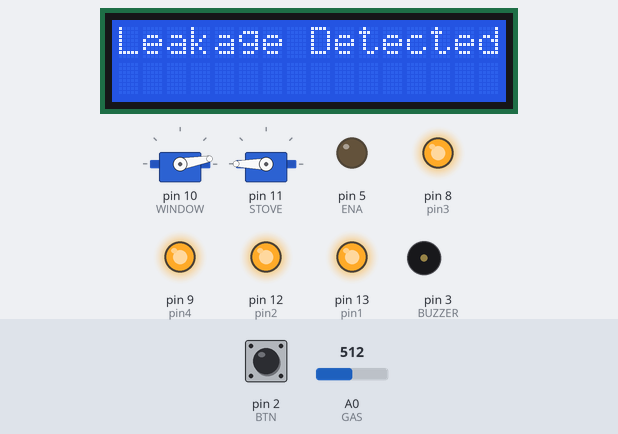
Simulated run of this sketch. Board: Arduino Uno, built with avr-gcc and run on an emulated ATmega328P. On the bench: 2 × servo, 16×2 character LCD, output pins drawn as LEDs (lit = HIGH), buzzer (waves = sounding). The inputs (shaded band) are chosen by the test bench; at power-on: pin 2 (BTN) HIGH, A0 (GAS) = 512. Pins used as bus, display or sensor lines are not drawn.

Above: at 0.15 s.
At 1.2 s:
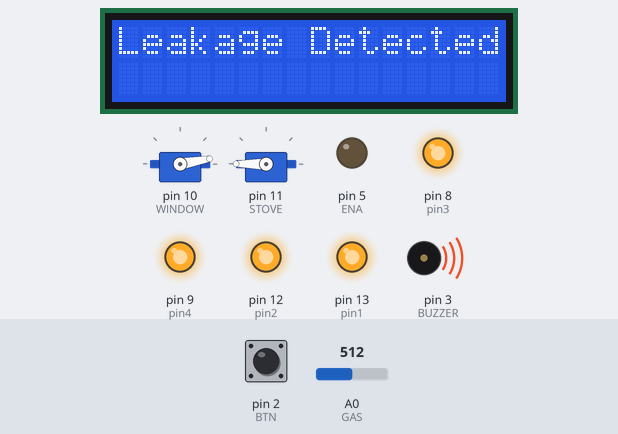
1.3 s: pin 2 (BTN) pulled LOW for 2.95 s
At 2.9 s:
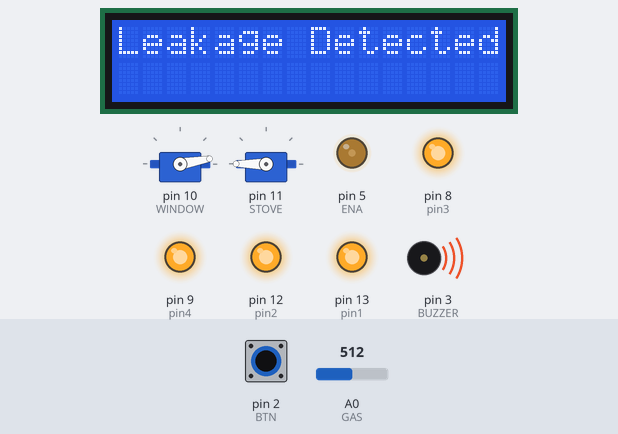
Timing chart, 0 to 11.7 s (numbered marks = the images above; inputs shaded):
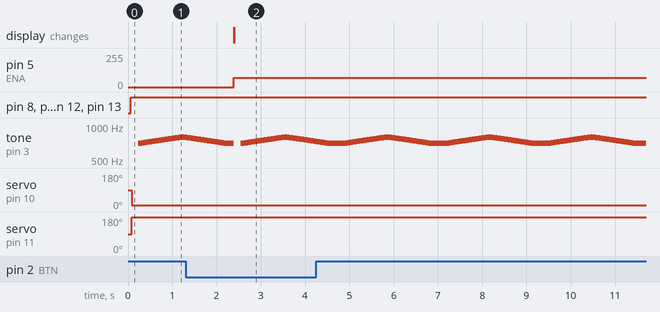

The sketch:

Code.ino
```cpp
#include <Servo.h>
#include <Wire.h>
#include <LiquidCrystal_I2C.h>
#define BTN 2
#define BUZZER 3
#define GAS A0

LiquidCrystal_I2C lcd(0x27, 16, 2);


Servo WINDOW;
Servo STOVE;
const int IN1 = 7;
const int IN2 = 6;
const int ENA = 5;
int i = 0;
int pin1 = 13;
int pin2 = 12;
int pin3 = 8;
int pin4 = 9;

void setup() {

  digitalWrite(IN1, OUTPUT);
  digitalWrite(IN2, OUTPUT);

    pinMode(pin1, OUTPUT);
  pinMode(pin2, OUTPUT);
  pinMode(pin3, OUTPUT);
  pinMode(pin4, OUTPUT);

  WINDOW.attach(10);
  STOVE.attach(11);

  pinMode(BTN, INPUT_PULLUP);
  pinMode(BUZZER, OUTPUT);
  pinMode(GAS, INPUT);

  // initialize the LCD
  lcd.begin();

  // Turn on the blacklight and print a message.
  lcd.backlight();


}

void loop() {
    WINDOW.write(90);
    STOVE.write(0);

  if(analogRead(GAS)>=255){
    digitalWrite(BUZZER, 1);
    digitalWrite(pin1, HIGH);
      digitalWrite(pin2, HIGH);
      digitalWrite(pin3, HIGH);
      digitalWrite(pin4, HIGH);

    WINDOW.write(10);
    STOVE.write(180);
   lcd.print("Leakage Detected");


    while(1) {


      delay(150);
    for(i=700;i<800;i++){
  tone(3,i);
  delay(10);
  }
  for(i=800;i>700;i--){
  tone(3,i);
  delay(10);
  }
  digitalWrite(BUZZER, 0);
  delay(150);
    analogWrite(ENA, 70);
    digitalWrite(IN1, LOW);
    digitalWrite(IN2, HIGH);

    digitalWrite(BUZZER, 1);


  if(!digitalRead(BTN))
  {
    digitalWrite(pin1, LOW);
      digitalWrite(pin2, LOW);
      digitalWrite(pin3, LOW);
      digitalWrite(pin4, LOW);
      digitalWrite(IN2, LOW);
    lcd.clear();
    noTone(3);
    break;}
    }
   }

}
```

Measured:
- by itself, tone on pin 3 (BUZZER): plays 793 Hz for 0.01 s, 792 Hz for 0.01 s, 791 Hz for 0.01 s, 790 Hz for 0.01 s, 789 Hz for 0.01 s, 788 Hz for 0.01 s … (893 notes in this stretch)
